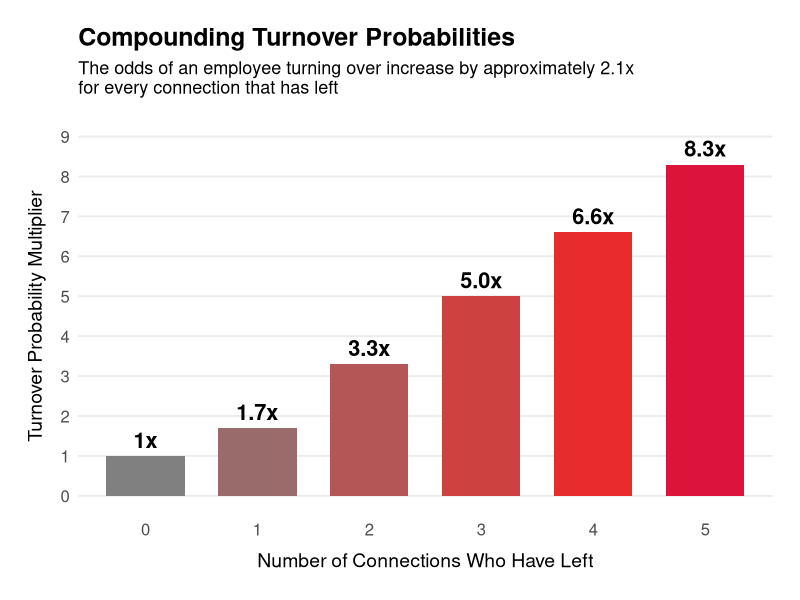
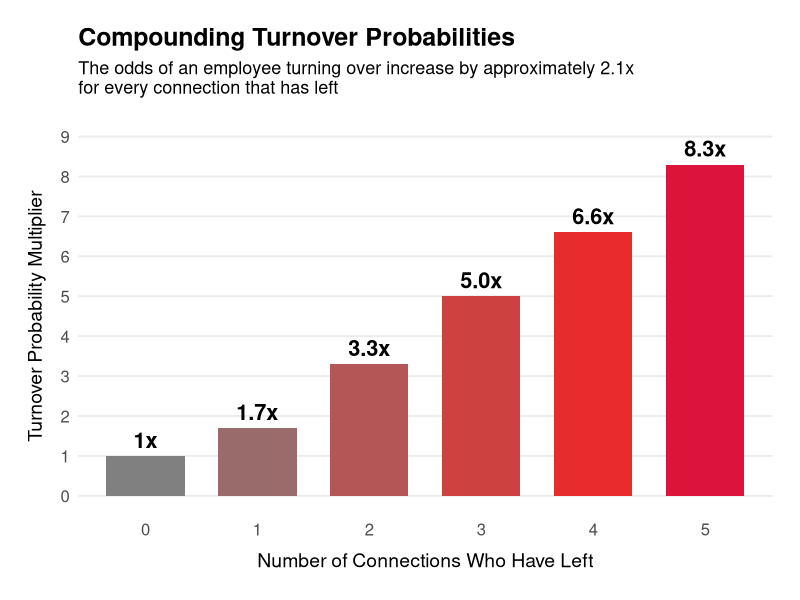

Write R code to recreate these figures, in order.
# Location: /Users/ccastille/Documents/GitHub/Website/content/post/what-is-pal-of-the-bayou/generate_turnover_contagion_figure.R
# Purpose: Reproduce the compounding turnover probabilities bar chart
# Why: Create reproducible code for the turnover contagion visualization with exact replica
# RELEVANT FILES: index.md, turnover-contagion-bars-figure1.png

# -----------------------------------------------------------------------------
# SETUP
# -----------------------------------------------------------------------------

library(ggplot2)
library(dplyr)

# -----------------------------------------------------------------------------
# DATA
# -----------------------------------------------------------------------------

# Data from the blog post caption:
# "employees with no departing connections have a baseline risk (1x), 
# while those with 1, 2, 3, 4, or 5 connections who have left face 
# 1.7x, 3.3x, 5.0x, 6.6x, and 8.3x increases in turnover probability, respectively."

turnover_data <- data.frame(
  connections = 0:5,
  multiplier = c(1.0, 1.7, 3.3, 5.0, 6.6, 8.3),
  label = c("1x", "1.7x", "3.3x", "5.0x", "6.6x", "8.3x")
)

# Define colors: smooth gradient from grey (0) to red (5), each getting closer to red
# Using a smooth transition from grey (#808080) to red (#DC143C)
color_map <- c(
  "0" = "#808080",  # 0 connections: grey (baseline)
  "1" = "#9A6B6B",  # 1 connection: grey with red tint
  "2" = "#B45656",  # 2 connections: more red
  "3" = "#CE4141",  # 3 connections: red-grey mix
  "4" = "#E82C2C",  # 4 connections: bright red
  "5" = "#DC143C"   # 5 connections: crimson red (highest risk)
)

# -----------------------------------------------------------------------------
# CREATE PLOT
# -----------------------------------------------------------------------------

# Create the bar chart with custom colors
p <- ggplot(turnover_data, aes(x = factor(connections), y = multiplier, fill = factor(connections))) +
  geom_bar(stat = "identity", width = 0.7) +
  scale_fill_manual(values = color_map, guide = "none") +
  geom_text(aes(x = factor(connections), y = multiplier, label = label), 
            vjust = -0.5, 
            size = 5.5, 
            fontface = "bold",
            inherit.aes = FALSE) +
  labs(
    x = "Number of Connections Who Have Left",
    y = "Turnover Probability Multiplier",
    title = "Compounding Turnover Probabilities",
    subtitle = "The odds of an employee turning over increase by approximately 2.1x\nfor every connection that has left"
  ) +
  scale_y_continuous(limits = c(0, 9), breaks = seq(0, 9, by = 1)) +
  theme_minimal(base_size = 14) +
  theme(
    plot.title = element_text(face = "bold", size = 18, hjust = 0),
    plot.subtitle = element_text(size = 13, hjust = 0, margin = margin(b = 15)),
    axis.title.x = element_text(size = 14, margin = margin(t = 10)),
    axis.title.y = element_text(size = 14, margin = margin(r = 10)),
    axis.text = element_text(size = 12),
    axis.text.x = element_text(size = 12),
    axis.text.y = element_text(size = 12),
    panel.grid.major.x = element_blank(),
    panel.grid.minor = element_blank(),
    plot.margin = margin(20, 20, 20, 20)
  )

# -----------------------------------------------------------------------------
# SAVE PLOT
# -----------------------------------------------------------------------------

ggsave("turnover-contagion-bars-figure1.png",
       plot = p,
       width = 10,
       height = 6,
       dpi = 300)

cat("\n[✓] Figure saved as 'turnover-contagion-bars-figure1.png'\n")
cat("    Location: ", getwd(), "/turnover-contagion-bars-figure1.png\n", sep = "")

# Display the plot
print(p)

